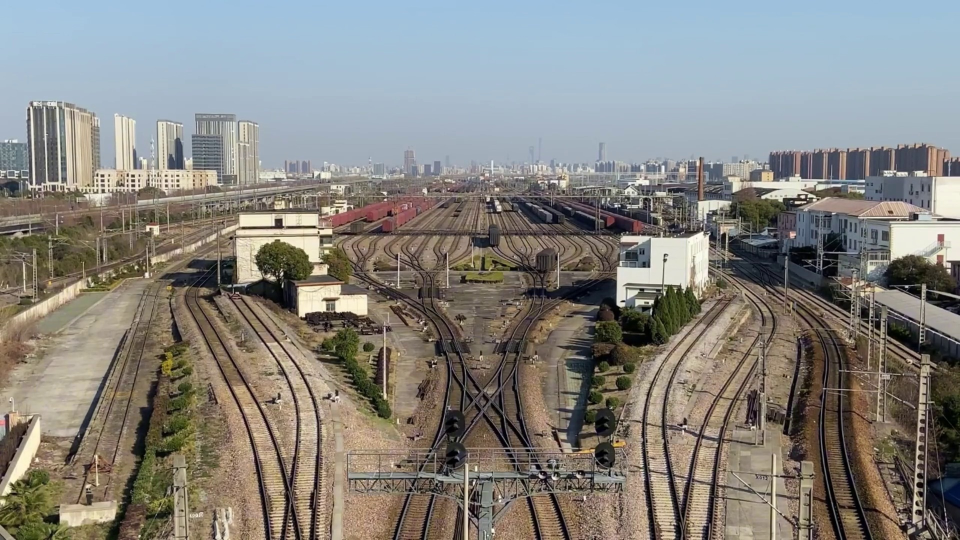
#> input picture pic/1.jpg, 1920 x 1080 px (shown at 1/2 size); its folder holds only this picture in this run
$ python pipeline.py   (older library calls are emulated)
#> lines starting #> are read from the running program, lines starting #| are printed output that depends on the picture; after the words box and inside, x2 and y2 are one past the last pixel; in counts of white or black regions, pixels touching at a corner belong together
### utils.py
# -*- coding: utf-8 -*-
"""
Created on Fri Oct  6 23:37:10 2017

@author: yang
"""

import numpy as np
import os
import cv2
import matplotlib.pyplot as plt
import matplotlib.image as mpimg

#get all image in the given directory persume that this directory only contain image files
def get_images_by_dir(dirname):
#> called with dirname = 'pic'
    img_names = os.listdir(dirname)
    img_paths = [dirname+'/'+img_name for img_name in img_names]
    imgs = [cv2.imread(path) for path in img_paths]
#> imgs = 1 item
    return imgs

#function take the chess board image and return the object points and image points
# [12 lines left out: function calibrate, not called in this run]

# [6 lines of commented-out code are left out]

def get_M_Minv(img_shape):
    # img_height, img_width = img_shape[:2] - 1
    img_height, img_width, _ = img_shape.shape
    # [8 lines of commented-out code are left out]
    src = np.float32([[(0, img_height), (0, 0), (img_width, img_height), (img_width, 0)]])
    dst = np.float32([[(0, img_height), (0, 0), (img_width, img_height), (img_width, 0)]])
    # src = np.float32([(0, img_height),(0, 0),(img_width, img_height),(img_width, 0)])
    # dst = np.float32([
    #     (0, img_height),        # 左下角
    #     (0, 0),                 # 左上角
    #     (img_width, img_height),# 右下角
    #     (img_width, 0)         # 右上角
    # ])
    #src = np.float32([[(0, 1920), (510, 500), (1000, 1920), (600, 500)]])
    #dst = np.float32([[(300, 1920), (150, 0), (850, 1920), (900, 0)]])
    M = cv2.getPerspectiveTransform(src, dst)
    Minv = cv2.getPerspectiveTransform(dst,src)
    return M,Minv

#function takes an image, object points, and image points
# performs the camera calibration, image distortion correction and
# returns the undistorted image
# [5 lines left out: function cal_undistort, not called in this run]

def abs_sobel_thresh(img, orient='x', thresh_min=0, thresh_max=255):
    # Convert to grayscale
    gray = cv2.cvtColor(img, cv2.COLOR_RGB2GRAY)
    # Apply x or y gradient with the OpenCV Sobel() function
    # and take the absolute value
    if orient == 'x':
        abs_sobel = np.absolute(cv2.Sobel(gray, cv2.CV_64F, 1, 0))
    if orient == 'y':
        abs_sobel = np.absolute(cv2.Sobel(gray, cv2.CV_64F, 0, 1))
    # Rescale back to 8 bit integer
    scaled_sobel = np.uint8(255*abs_sobel/np.max(abs_sobel))
    # Create a copy and apply the threshold
    binary_output = np.zeros_like(scaled_sobel)
    # Here I'm using inclusive (>=, <=) thresholds, but exclusive is ok too
    binary_output[(scaled_sobel >= thresh_min) & (scaled_sobel <= thresh_max)] = 1

    # Return the result
    return binary_output

def mag_thresh(img, sobel_kernel=3, mag_thresh=(0, 255)):
    # Convert to grayscale
    gray = cv2.cvtColor(img, cv2.COLOR_RGB2GRAY)
    # Take both Sobel x and y gradients
    sobelx = cv2.Sobel(gray, cv2.CV_64F, 1, 0, ksize=sobel_kernel)
    sobely = cv2.Sobel(gray, cv2.CV_64F, 0, 1, ksize=sobel_kernel)
    # Calculate the gradient magnitude
    gradmag = np.sqrt(sobelx**2 + sobely**2)
    # Rescale to 8 bit
    scale_factor = np.max(gradmag)/255
    gradmag = (gradmag/scale_factor).astype(np.uint8)
    # Create a binary image of ones where threshold is met, zeros otherwise
    binary_output = np.zeros_like(gradmag)
    binary_output[(gradmag >= mag_thresh[0]) & (gradmag <= mag_thresh[1])] = 1

    # Return the binary image
    return binary_output

def dir_threshold(img, sobel_kernel=3, thresh=(0, np.pi/2)):
    # Grayscale
    gray = cv2.cvtColor(img, cv2.COLOR_RGB2GRAY)
    # Calculate the x and y gradients
    sobelx = cv2.Sobel(gray, cv2.CV_64F, 1, 0, ksize=sobel_kernel)
    sobely = cv2.Sobel(gray, cv2.CV_64F, 0, 1, ksize=sobel_kernel)
    # Take the absolute value of the gradient direction,
    # apply a threshold, and create a binary image result
    absgraddir = np.arctan2(np.absolute(sobely), np.absolute(sobelx))
    binary_output =  np.zeros_like(absgraddir)
    binary_output[(absgraddir >= thresh[0]) & (absgraddir <= thresh[1])] = 1

    # Return the binary image
    return binary_output

def hls_select(img,channel='s',thresh=(0, 255)):
    hls = cv2.cvtColor(img, cv2.COLOR_RGB2HLS)
    if channel=='h':
        channel = hls[:,:,0]
    elif channel=='l':
        channel=hls[:,:,1]
    else:
        channel=hls[:,:,2]
    binary_output = np.zeros_like(channel)
    binary_output[(channel > thresh[0]) & (channel <= thresh[1])] = 1
    return binary_output

def luv_select(img, thresh=(0, 255)):
    luv = cv2.cvtColor(img, cv2.COLOR_RGB2LUV)
    l_channel = luv[:,:,0]
    binary_output = np.zeros_like(l_channel)
    binary_output[(l_channel > thresh[0]) & (l_channel <= thresh[1])] = 1
    return binary_output

def lab_select(img, thresh=(0, 255)):
    lab = cv2.cvtColor(img, cv2.COLOR_RGB2Lab)
    b_channel = lab[:,:,2]
    binary_output = np.zeros_like(b_channel)
    binary_output[(b_channel > thresh[0]) & (b_channel <= thresh[1])] = 1
    return binary_output

def find_line(binary_warped):
    # Take a histogram of the bottom half of the image
    histogram = np.sum(binary_warped[binary_warped.shape[0]//2:,:], axis=0)
    # Find the peak of the left and right halves of the histogram
    # These will be the starting point for the left and right lines
    midpoint = np.int(histogram.shape[0]/2)
    leftx_base = np.argmax(histogram[:midpoint])
    rightx_base = np.argmax(histogram[midpoint:]) + midpoint

    # Choose the number of sliding windows
    nwindows = 9
    # Set height of windows
    window_height = np.int(binary_warped.shape[0]/nwindows)
    # Identify the x and y positions of all nonzero pixels in the image
    nonzero = binary_warped.nonzero()
    nonzeroy = np.array(nonzero[0])
    nonzerox = np.array(nonzero[1])
    # Current positions to be updated for each window
    leftx_current = leftx_base
    rightx_current = rightx_base
    # Set the width of the windows +/- margin
    margin = 100
    # Set minimum number of pixels found to recenter window
    minpix = 50
    # Create empty lists to receive left and right lane pixel indices
    left_lane_inds = []
    right_lane_inds = []

    # Step through the windows one by one
    for window in range(nwindows):
        # Identify window boundaries in x and y (and right and left)
        win_y_low = binary_warped.shape[0] - (window+1)*window_height
        win_y_high = binary_warped.shape[0] - window*window_height
        win_xleft_low = leftx_current - margin
        win_xleft_high = leftx_current + margin
        win_xright_low = rightx_current - margin
        win_xright_high = rightx_current + margin
        # Identify the nonzero pixels in x and y within the window
        good_left_inds = ((nonzeroy >= win_y_low) & (nonzeroy < win_y_high) &
        (nonzerox >= win_xleft_low) &  (nonzerox < win_xleft_high)).nonzero()[0]
        good_right_inds = ((nonzeroy >= win_y_low) & (nonzeroy < win_y_high) &
        (nonzerox >= win_xright_low) &  (nonzerox < win_xright_high)).nonzero()[0]
        # Append these indices to the lists
        left_lane_inds.append(good_left_inds)
        right_lane_inds.append(good_right_inds)
        # If you found > minpix pixels, recenter next window on their mean position
        if len(good_left_inds) > minpix:
            leftx_current = np.int(np.mean(nonzerox[good_left_inds]))
        if len(good_right_inds) > minpix:
            rightx_current = np.int(np.mean(nonzerox[good_right_inds]))

    # Concatenate the arrays of indices
    left_lane_inds = np.concatenate(left_lane_inds)
    right_lane_inds = np.concatenate(right_lane_inds)

    # Extract left and right line pixel positions
    leftx = nonzerox[left_lane_inds]
    lefty = nonzeroy[left_lane_inds]
    rightx = nonzerox[right_lane_inds]
    righty = nonzeroy[right_lane_inds]

    # Fit a second order polynomial to each
    left_fit = np.polyfit(lefty, leftx, 3)
    right_fit = np.polyfit(righty, rightx, 3)

    return left_fit, right_fit, left_lane_inds, right_lane_inds

# [22 lines left out: function find_line_by_previous, not called in this run]

def expand(img):
    image = img.copy()  # 避免直接修改输入图像
    img_height, img_width, _ = img.shape
    _, green, _ = cv2.split(image)
    s = np.sum(green, axis=1)
    a = range(img_height)  # 假设图像高度为 1080

    for i in reversed(a):
        if s[i] < 10:  # 如果当前行的绿色像素总和小于阈值，停止处理
            break

        # 找到最左侧和最右侧绿色像素的位置
        j = next((x for x in range(img_width) if green[i][x] == 255), None)  # 最小 x 值
        k = next((x for x in reversed(range(img_width)) if green[i][x] == 255), None)  # 最大 x 值

        if j is None or k is None:  # 如果没有找到绿色像素，跳过该行
            continue

        # 根据绿色像素总和计算扩展范围
        expand_range = int(s[i] / 255)

        # 向左扩展
        for l in range(expand_range):
            if 0 <= j - l < img_width:  # 确保索引在合法范围内
                image[i, j - l, 2] = 255

        # 向右扩展
        for l in range(expand_range):
            if 0 <= k + l < img_width:  # 确保索引在合法范围内
                image[i, k + l, 2] = 255

    return image


# [43 lines of commented-out code are left out]

def draw_area(undist,binary_warped,Minv,left_fit, right_fit):
    # Generate x and y values for plotting
    ploty = np.linspace(0, binary_warped.shape[0]-1, binary_warped.shape[0] )
    # left_fitx = left_fit[0]*ploty**2 + left_fit[1]*ploty + left_fit[2]
    # right_fitx = right_fit[0]*ploty**2 + right_fit[1]*ploty + right_fit[2]
    left_fitx = left_fit[0]*ploty**3 + left_fit[1]*ploty**2 + left_fit[2]*ploty+left_fit[3]
    right_fitx = right_fit[0]*ploty**3 + right_fit[1]*ploty**2 + right_fit[2]*ploty+right_fit[3]
    # Create an image to draw the lines on
    warp_zero = np.zeros_like(binary_warped).astype(np.uint8)
    color_warp = np.dstack((warp_zero, warp_zero, warp_zero))

    # Recast the x and y points into usable format for cv2.fillPoly()
    pts_left = np.array([np.transpose(np.vstack([left_fitx, ploty]))])
    pts_right = np.array([np.flipud(np.transpose(np.vstack([right_fitx, ploty])))])
    pts = np.hstack((pts_left, pts_right))

    # Draw the lane onto the warped blank image
    cv2.fillPoly(color_warp, np.int_([pts]), (0,255, 0))

    # Warp the blank back to original image space using inverse perspective matrix (Minv)
    undist = np.array(undist)
    newwarp = cv2.warpPerspective(color_warp, Minv, (undist.shape[1], undist.shape[0]))
    newwarp = expand(newwarp)
    # Combine the result with the original image
    result = cv2.addWeighted(undist, 1, newwarp, 0.3, 0)
    return result,newwarp

def calculate_curv_and_pos(binary_warped,left_fit, right_fit):
    # Define y-value where we want radius of curvature
    img_height, img_width = binary_warped.shape
    ploty = np.linspace(0, binary_warped.shape[0]-1, binary_warped.shape[0] )
    leftx = left_fit[0]*ploty**2 + left_fit[1]*ploty + left_fit[2]
    rightx = right_fit[0]*ploty**2 + right_fit[1]*ploty + right_fit[2]
    # Define conversions in x and y from pixels space to meters
    ym_per_pix = 30/720 # meters per pixel in y dimension
    xm_per_pix = 3.7/700 # meters per pixel in x dimension
    y_eval = np.max(ploty)
    # Fit new polynomials to x,y in world space
    left_fit_cr = np.polyfit(ploty*ym_per_pix, leftx*xm_per_pix, 2)
    right_fit_cr = np.polyfit(ploty*ym_per_pix, rightx*xm_per_pix, 2)
    # Calculate the new radii of curvature
    left_curverad = ((1 + (2*left_fit_cr[0]*y_eval*ym_per_pix + left_fit_cr[1])**2)**1.5) / np.absolute(2*left_fit_cr[0])
    right_curverad = ((1 + (2*right_fit_cr[0]*y_eval*ym_per_pix + right_fit_cr[1])**2)**1.5) / np.absolute(2*right_fit_cr[0])

    curvature = ((left_curverad + right_curverad) / 2)
    #print(curvature)
    lane_width = np.absolute(leftx[img_height - 1] - rightx[img_height - 1])
    lane_xm_per_pix = 3.7 / lane_width
    veh_pos = (((leftx[img_height - 1] + rightx[img_height - 1]) * lane_xm_per_pix) / 2.)
    cen_pos = ((binary_warped.shape[1] * lane_xm_per_pix) / 2.)
    distance_from_center = cen_pos - veh_pos
    return curvature,distance_from_center

# [14 lines left out: functions select_yellow, select_white, not called in this run]

def draw_values(img,curvature,distance_from_center):
    font = cv2.FONT_HERSHEY_SIMPLEX
    radius_text = "Radius of Curvature: %sm"%(round(curvature))

    if distance_from_center>0:
        pos_flag = 'right'
    else:
        pos_flag= 'left'

    cv2.putText(img,radius_text,(100,100), font, 1,(255,255,255),2)
    #center_text = "Vehicle is %.3fm %s of center"%(abs(distance_from_center),pos_flag)
    #cv2.putText(img,center_text,(100,150), font, 1,(255,255,255),2)
    return img

### line.py
# -*- coding: utf-8 -*-
"""
Created on Tue Oct 10 19:38:04 2017

@author: yang
"""
import numpy as np

# Define a class to receive the characteristics of each line detection
class Line():
    def __init__(self):
        # was the line detected in the last iteration?
        self.detected = False
        # x values of the last n fits of the line
        self.recent_fitted = [np.array([False])]
        #average x values of the fitted line over the last n iterations
        self.bestx = None
        #polynomial coefficients averaged over the last n iterations
        self.best_fit = None
        #polynomial coefficients for the most recent fit
        self.current_fit = [np.array([False])]
        #radius of curvature of the line in some units
        self.radius_of_curvature = None
        #distance in meters of vehicle center from the line
        self.line_base_pos = None
        #difference in fit coefficients between last and new fits
        self.diffs = np.array([0,0,0,0], dtype='float')
        #x values for detected line pixels
        self.allx = None
        #y values for detected line pixels
        self.ally = None

    # [5 lines left out: function check_detected, not called in this run]


    def update(self,fit):
        if fit is not None:
            if self.best_fit is not None:
                self.diffs = abs(fit - self.best_fit)
                if self.check_detected():
                    self.detected =True
                    if len(self.recent_fitted)>10:
                        self.recent_fitted = self.recent_fitted[1:]
                        self.recent_fitted.append(fit)
                    else:
                        self.recent_fitted.append(fit)
                    self.best_fit = np.average(self.recent_fitted, axis=0)
                    self.current_fit = fit
                else:
                    self.detected = False
            else:
                self.best_fit = fit
                self.current_fit = fit
                self.detected=True
                self.recent_fitted.append(fit)


### pipeline.py
# -*- coding: utf-8 -*-
"""
Created on Sun Oct  8 21:49:26 2017

@author: zander
"""

import os
import cv2
import utils
import matplotlib.pyplot as plt
import numpy as np
# from moviepy.editor import VideoFileClip
import line
# import tensorflow as tf
from PIL import Image
import time

def thresholding(img):
    #setting all sorts of thresholds
    x_thresh = utils.abs_sobel_thresh(img, orient='x', thresh_min=90 ,thresh_max=280)
    mag_thresh = utils.mag_thresh(img, sobel_kernel=3, mag_thresh=(30, 170))
    dir_thresh = utils.dir_threshold(img, sobel_kernel=3, thresh=(0.7, 1.3))
    hls_thresh = utils.hls_select(img, thresh=(160, 255))
    lab_thresh = utils.lab_select(img, thresh=(155, 210))
    luv_thresh = utils.luv_select(img, thresh=(225, 255))

    #Thresholding combination
    threshholded = np.zeros_like(x_thresh)
    threshholded[((x_thresh == 1) & (mag_thresh == 1)) | ((dir_thresh == 1) & (hls_thresh == 1)) | (lab_thresh == 1) | (luv_thresh == 1)] = 1

    return threshholded

def RotateClockWise90(img):
    trans_img = cv2.transpose( img )
    new_img = cv2.flip(trans_img, 1)

    return new_img

def processing(img,M,Minv,left_line,right_line):
    #img = RotateClockWise90(img)
    #img = np.rot90(img)
    prev_time = time.time()
    img = Image.fromarray(img)
    undist = img
    #get the thresholded binary image
    img = np.array(img)
    thresholded = thresholding(img)
    #perform perspective  transform
    thresholded_wraped = cv2.warpPerspective(thresholded, M, img.shape[1::-1], flags=cv2.INTER_LINEAR)
    plt.imshow(thresholded_wraped)
    plt.show()
    #perform detection
    if left_line.detected and right_line.detected:
        left_fit, right_fit, left_lane_inds, right_lane_inds = utils.find_line_by_previous(thresholded_wraped,left_line.current_fit,right_line.current_fit)
    else:
        left_fit, right_fit, left_lane_inds, right_lane_inds = utils.find_line(thresholded_wraped)
    left_line.update(left_fit)
    right_line.update(right_fit)
    # #draw the detected laneline and the information
    undist = Image.fromarray(img)
    area_img, gre1 = utils.draw_area(undist,thresholded_wraped,Minv,left_fit, right_fit)
    curvature,pos_from_center = utils.calculate_curv_and_pos(thresholded_wraped,left_fit, right_fit)
    area_img = np.array(area_img)
    result = utils.draw_values(area_img,curvature,pos_from_center)
    curr_time = time.time()
    exec_time = curr_time - prev_time
    info = "time: %.2f ms" % (1000 * exec_time)
    print(info)
    return result,thresholded_wraped


left_line = line.Line()
right_line = line.Line()
#cal_imgs = utils.get_images_by_dir('camera_cal')
#object_points,img_points = utils.calibrate(cal_imgs,grid=(9,6))


'''
project_outpath = 'vedio_out/Rail_detection.mp4'
project_video_clip = VideoFileClip("Rail.mp4")
project_video_out_clip = project_video_clip.fl_image(lambda clip: processing(clip,M,Minv,left_line,right_line))
project_video_out_clip.write_videofile(project_outpath, audio=False)
'''

#draw the processed test image
test_imgs = utils.get_images_by_dir('pic')
#> test_imgs = 1 item
undistorted = []
for img in test_imgs:
   #img = utils.cal_undistort(img,object_points,img_points)
   undistorted.append(img)
#> this loop made 1 pass
#> after the loop, undistorted = 1 item

result=[]
t2=[]
c=1

for img in undistorted:
    M,Minv = utils.get_M_Minv(undistorted[0])
    prev_time = time.time()
    res,t1 = processing(img,M,Minv,left_line,right_line)
    # res = thresholding(img)
    curr_time = time.time()
    exec_time = curr_time - prev_time
    info = "time: %.2f ms" % (1000 * exec_time)
    print(info)
    # [5 lines of commented-out code are left out]
    result.append(res)
#> this loop made 1 pass
#> dst in get_M_Minv on pass 1: [[0, 1080], [0, 0], [1920, 1080], [1920, 0]]
#| time: 3588.51 ms
#| time: 3588.87 ms
#> pass 1, in abs_sobel_thresh, `gray = cv2.cvtColor(img, cv2.COLOR_RGB2GRAY)`:
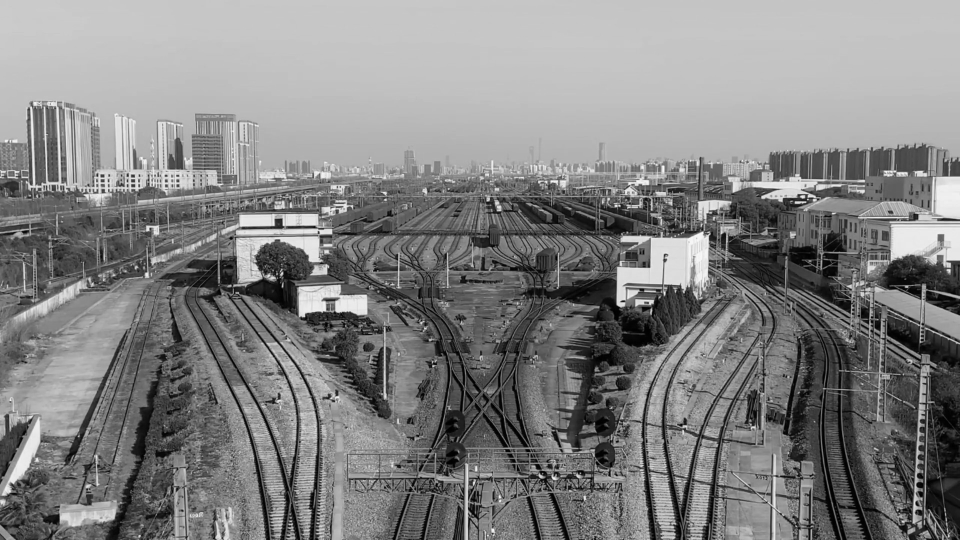
#> gray: shape (1080, 1920) (shown at 1/2 size); min 0, max 254, mean 130.6
#> pass 1, in abs_sobel_thresh, `abs_sobel = np.absolute(cv2.Sobel(gray, cv2.CV_64F, 1, 0))`:
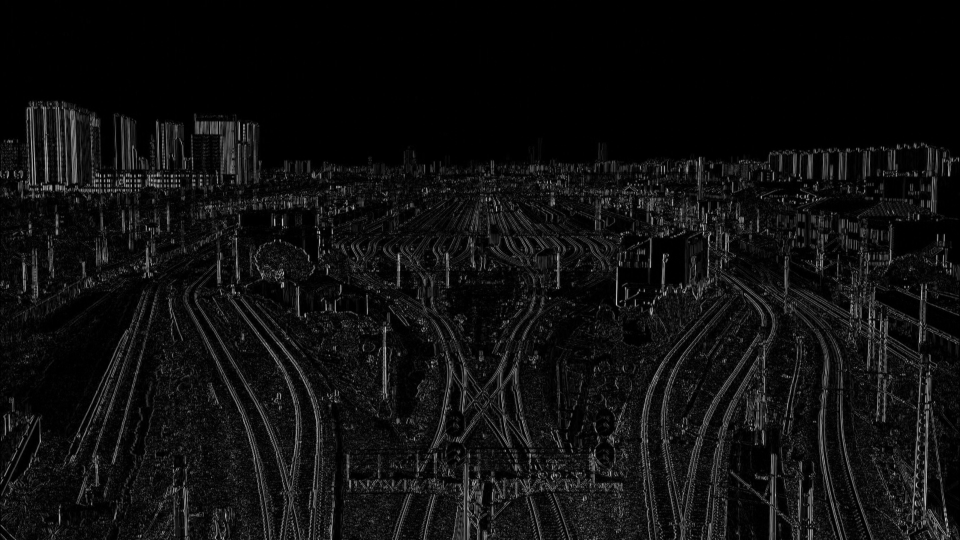
#> abs_sobel: shape (1080, 1920) float64 (shown at 1/2 size); min 0, max 796, mean 48.7; drawn with min black and max white
#> pass 1, in thresholding, `x_thresh = utils.abs_sobel_thresh(img, orient='x', thresh_min=90 ,thre..`:
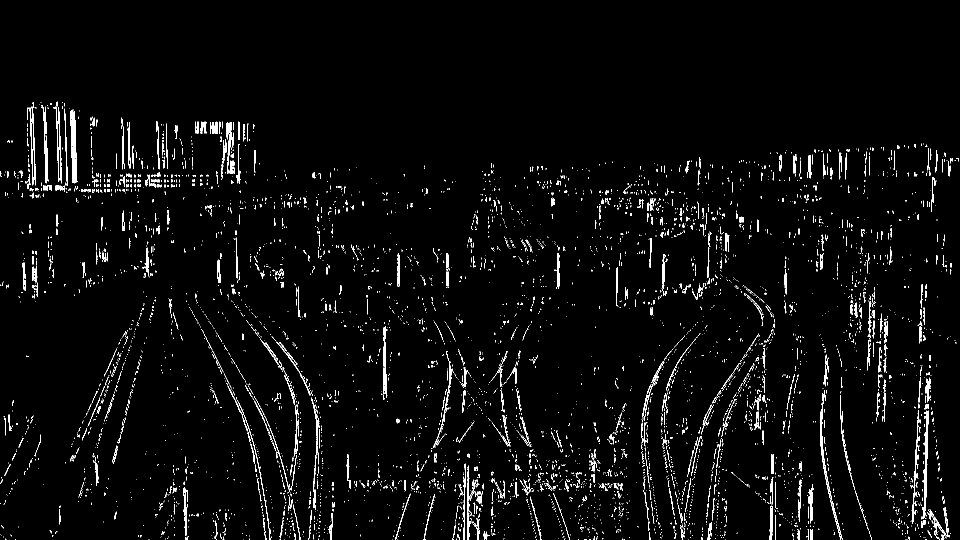
#> x_thresh: shape (1080, 1920) (shown at 1/2 size); values 0 (black) and 1 (white), 2.9% white in thin lines or dots, all inside (x1, y1, x2, y2) = (1, 203, 1918, 1080)
#> pass 1, in processing, `plt.show()`:
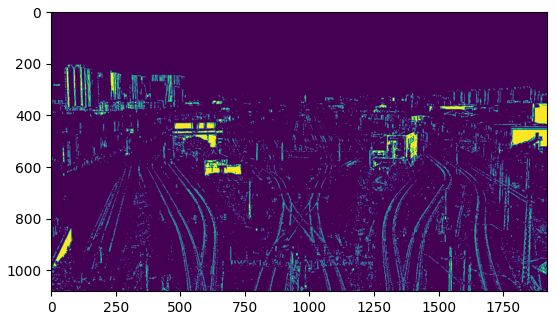
#> figure drawn by matplotlib, 1 panel
#> after the loop, result = 1 item
    # [8 lines of commented-out code are left out]
plt.figure(0)
plt.imshow(result[0])
# [7 lines of commented-out code are left out]
plt.show()
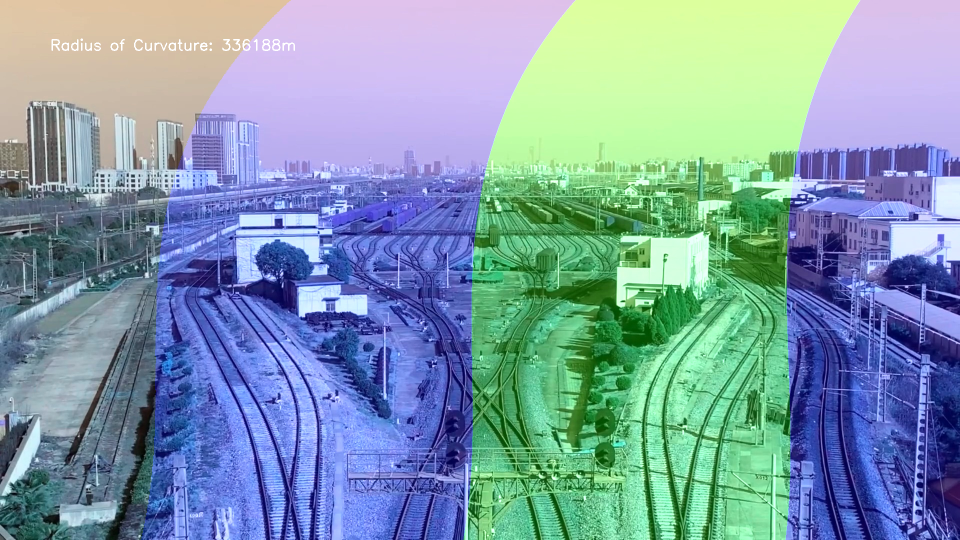
#> shown: shape (1080, 1920, 3) (shown at 1/2 size); mean R, G, B 127, 155.2, 169.6
#'''
